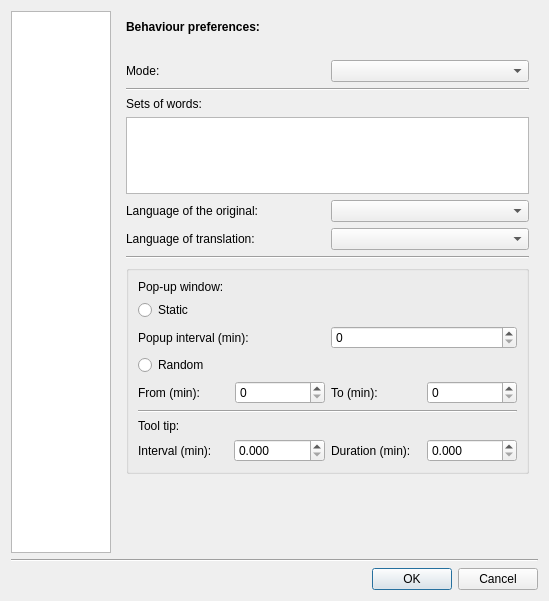
<?xml version="1.0" encoding="UTF-8"?>
<ui version="4.0">
 <class>SettingsDlg</class>
 <widget class="QDialog" name="SettingsDlg">
  <property name="geometry">
   <rect>
    <x>0</x>
    <y>0</y>
    <width>549</width>
    <height>601</height>
   </rect>
  </property>
  <property name="windowTitle">
   <string>Preferences</string>
  </property>
  <layout class="QGridLayout" name="gridLayout_4">
   <item row="0" column="0">
    <widget class="QListWidget" name="contentsListWidget">
     <property name="minimumSize">
      <size>
       <width>100</width>
       <height>0</height>
      </size>
     </property>
     <property name="maximumSize">
      <size>
       <width>100</width>
       <height>16777215</height>
      </size>
     </property>
     <property name="iconSize">
      <size>
       <width>96</width>
       <height>96</height>
      </size>
     </property>
     <property name="movement">
      <enum>QListView::Static</enum>
     </property>
     <property name="spacing">
      <number>12</number>
     </property>
     <property name="viewMode">
      <enum>QListView::IconMode</enum>
     </property>
    </widget>
   </item>
   <item row="0" column="1">
    <layout class="QVBoxLayout" name="verticalLayout_3">
     <item>
      <widget class="QStackedWidget" name="stackedWidget">
       <property name="frameShadow">
        <enum>QFrame::Plain</enum>
       </property>
       <property name="currentIndex">
        <number>0</number>
       </property>
       <widget class="QWidget" name="behaviourPage">
        <layout class="QVBoxLayout" name="verticalLayout_2">
         <item>
          <widget class="QLabel" name="behaviourLabel">
           <property name="font">
            <font>
             <weight>75</weight>
             <italic>false</italic>
             <bold>true</bold>
             <underline>false</underline>
            </font>
           </property>
           <property name="text">
            <string>Behaviour preferences:</string>
           </property>
          </widget>
         </item>
         <item>
          <spacer name="verticalSpacer_2">
           <property name="orientation">
            <enum>Qt::Vertical</enum>
           </property>
           <property name="sizeType">
            <enum>QSizePolicy::Fixed</enum>
           </property>
           <property name="sizeHint" stdset="0">
            <size>
             <width>20</width>
             <height>20</height>
            </size>
           </property>
          </spacer>
         </item>
         <item>
          <layout class="QHBoxLayout" name="horizontalLayout_2">
           <item>
            <widget class="QLabel" name="modeLabel">
             <property name="text">
              <string>Mode:</string>
             </property>
            </widget>
           </item>
           <item>
            <widget class="QComboBox" name="modeComboBox"/>
           </item>
          </layout>
         </item>
         <item>
          <widget class="Line" name="line_3">
           <property name="orientation">
            <enum>Qt::Horizontal</enum>
           </property>
          </widget>
         </item>
         <item>
          <layout class="QGridLayout" name="gridLayout">
           <item row="0" column="0" colspan="2">
            <widget class="QLabel" name="setLabel">
             <property name="text">
              <string>Sets of words:</string>
             </property>
            </widget>
           </item>
           <item row="2" column="0">
            <widget class="QLabel" name="originalLabel">
             <property name="text">
              <string>Language of the original:</string>
             </property>
             <property name="buddy">
              <cstring>originalLineEdit</cstring>
             </property>
            </widget>
           </item>
           <item row="2" column="1">
            <widget class="QComboBox" name="languageOriginalComboBox">
             <property name="editable">
              <bool>false</bool>
             </property>
            </widget>
           </item>
           <item row="3" column="0">
            <widget class="QLabel" name="translatedLabel">
             <property name="text">
              <string>Language of translation:</string>
             </property>
             <property name="buddy">
              <cstring>translatedLineEdit</cstring>
             </property>
            </widget>
           </item>
           <item row="3" column="1">
            <widget class="QComboBox" name="languageTranslatedComboBox">
             <property name="editable">
              <bool>false</bool>
             </property>
            </widget>
           </item>
           <item row="1" column="0" colspan="2">
            <widget class="QListWidget" name="setsListWidget"/>
           </item>
          </layout>
         </item>
         <item>
          <widget class="Line" name="line_2">
           <property name="orientation">
            <enum>Qt::Horizontal</enum>
           </property>
          </widget>
         </item>
         <item>
          <widget class="QGroupBox" name="groupBoxTime">
           <property name="title">
            <string/>
           </property>
           <layout class="QVBoxLayout" name="verticalLayout_4">
            <item>
             <widget class="QLabel" name="popupWindowIntervalLabel">
              <property name="text">
               <string>Pop-up window:</string>
              </property>
             </widget>
            </item>
            <item>
             <widget class="QRadioButton" name="staticTimeButton">
              <property name="text">
               <string>Static</string>
              </property>
              <attribute name="buttonGroup">
               <string>buttonGroup</string>
              </attribute>
             </widget>
            </item>
            <item>
             <layout class="QHBoxLayout" name="horizontalLayout">
              <item>
               <widget class="QLabel" name="popupIntervalLabel">
                <property name="text">
                 <string>Popup interval (min):</string>
                </property>
               </widget>
              </item>
              <item>
               <widget class="QSpinBox" name="popupIntervalSpinBox"/>
              </item>
             </layout>
            </item>
            <item>
             <widget class="QRadioButton" name="randomTimeButton">
              <property name="text">
               <string>Random</string>
              </property>
              <attribute name="buttonGroup">
               <string>buttonGroup</string>
              </attribute>
             </widget>
            </item>
            <item>
             <layout class="QHBoxLayout" name="horizontalLayout_4">
              <item>
               <layout class="QHBoxLayout" name="horizontalLayout_3">
                <item>
                 <widget class="QLabel" name="popupIntervalFromLabel">
                  <property name="text">
                   <string>From (min):</string>
                  </property>
                 </widget>
                </item>
                <item>
                 <widget class="QSpinBox" name="popupIntervalFromSpinBox"/>
                </item>
               </layout>
              </item>
              <item>
               <layout class="QHBoxLayout" name="horizontalLayout_5">
                <item>
                 <widget class="QLabel" name="popupIntervalToLabel">
                  <property name="text">
                   <string>To (min):</string>
                  </property>
                 </widget>
                </item>
                <item>
                 <widget class="QSpinBox" name="popupIntervalToSpinBox"/>
                </item>
               </layout>
              </item>
             </layout>
            </item>
            <item>
             <widget class="Line" name="line_4">
              <property name="orientation">
               <enum>Qt::Horizontal</enum>
              </property>
             </widget>
            </item>
            <item>
             <widget class="QLabel" name="popupWindowIntervalLabel_2">
              <property name="text">
               <string>Tool tip:</string>
              </property>
             </widget>
            </item>
            <item>
             <layout class="QHBoxLayout" name="horizontalLayout_6">
              <item>
               <widget class="QLabel" name="msgPopupIntervalLabel">
                <property name="text">
                 <string>Interval (min):</string>
                </property>
               </widget>
              </item>
              <item>
               <widget class="QDoubleSpinBox" name="msgPopupIntervalDoubleSpinBox">
                <property name="decimals">
                 <number>3</number>
                </property>
               </widget>
              </item>
              <item>
               <widget class="QLabel" name="msgDurationIntervalLabel">
                <property name="text">
                 <string>Duration (min):</string>
                </property>
               </widget>
              </item>
              <item>
               <widget class="QDoubleSpinBox" name="msgDurationIntervalDoubleSpinBox">
                <property name="decimals">
                 <number>3</number>
                </property>
               </widget>
              </item>
             </layout>
            </item>
           </layout>
          </widget>
         </item>
         <item>
          <spacer name="verticalSpacer">
           <property name="orientation">
            <enum>Qt::Vertical</enum>
           </property>
           <property name="sizeHint" stdset="0">
            <size>
             <width>20</width>
             <height>178</height>
            </size>
           </property>
          </spacer>
         </item>
        </layout>
       </widget>
       <widget class="QWidget" name="appearancePage">
        <layout class="QVBoxLayout" name="verticalLayout_5" stretch="0,1">
         <item>
          <widget class="QLabel" name="appearanceLabel">
           <property name="font">
            <font>
             <weight>75</weight>
             <italic>false</italic>
             <bold>true</bold>
             <underline>false</underline>
            </font>
           </property>
           <property name="text">
            <string>Appearance preferences:</string>
           </property>
          </widget>
         </item>
         <item>
          <widget class="QLabel" name="tmpLabel">
           <property name="text">
            <string>TODO: appearance preferences</string>
           </property>
          </widget>
         </item>
        </layout>
       </widget>
       <widget class="QWidget" name="twFivePage">
        <layout class="QVBoxLayout" name="verticalLayout_6" stretch="0,2">
         <item>
          <widget class="QLabel" name="twFiveLabel">
           <property name="font">
            <font>
             <weight>75</weight>
             <italic>false</italic>
             <bold>true</bold>
             <underline>false</underline>
            </font>
           </property>
           <property name="text">
            <string>25 Mode preferences:</string>
           </property>
          </widget>
         </item>
         <item>
          <widget class="QLabel" name="tmpLabel_2">
           <property name="text">
            <string>TODO: 25 mode preferences</string>
           </property>
          </widget>
         </item>
        </layout>
       </widget>
      </widget>
     </item>
     <item>
      <widget class="QFrame" name="frame">
       <property name="frameShape">
        <enum>QFrame::StyledPanel</enum>
       </property>
       <property name="frameShadow">
        <enum>QFrame::Raised</enum>
       </property>
      </widget>
     </item>
    </layout>
   </item>
   <item row="1" column="0" colspan="2">
    <layout class="QVBoxLayout" name="verticalLayout">
     <item>
      <widget class="Line" name="line">
       <property name="orientation">
        <enum>Qt::Horizontal</enum>
       </property>
      </widget>
     </item>
     <item>
      <widget class="QDialogButtonBox" name="buttonBox">
       <property name="orientation">
        <enum>Qt::Horizontal</enum>
       </property>
       <property name="standardButtons">
        <set>QDialogButtonBox::Cancel|QDialogButtonBox::Ok</set>
       </property>
      </widget>
     </item>
    </layout>
   </item>
  </layout>
 </widget>
 <resources/>
 <connections>
  <connection>
   <sender>buttonBox</sender>
   <signal>accepted()</signal>
   <receiver>SettingsDlg</receiver>
   <slot>accept()</slot>
   <hints>
    <hint type="sourcelabel">
     <x>253</x>
     <y>435</y>
    </hint>
    <hint type="destinationlabel">
     <x>157</x>
     <y>274</y>
    </hint>
   </hints>
  </connection>
  <connection>
   <sender>buttonBox</sender>
   <signal>rejected()</signal>
   <receiver>SettingsDlg</receiver>
   <slot>reject()</slot>
   <hints>
    <hint type="sourcelabel">
     <x>321</x>
     <y>435</y>
    </hint>
    <hint type="destinationlabel">
     <x>286</x>
     <y>274</y>
    </hint>
   </hints>
  </connection>
 </connections>
 <buttongroups>
  <buttongroup name="buttonGroup"/>
 </buttongroups>
</ui>
